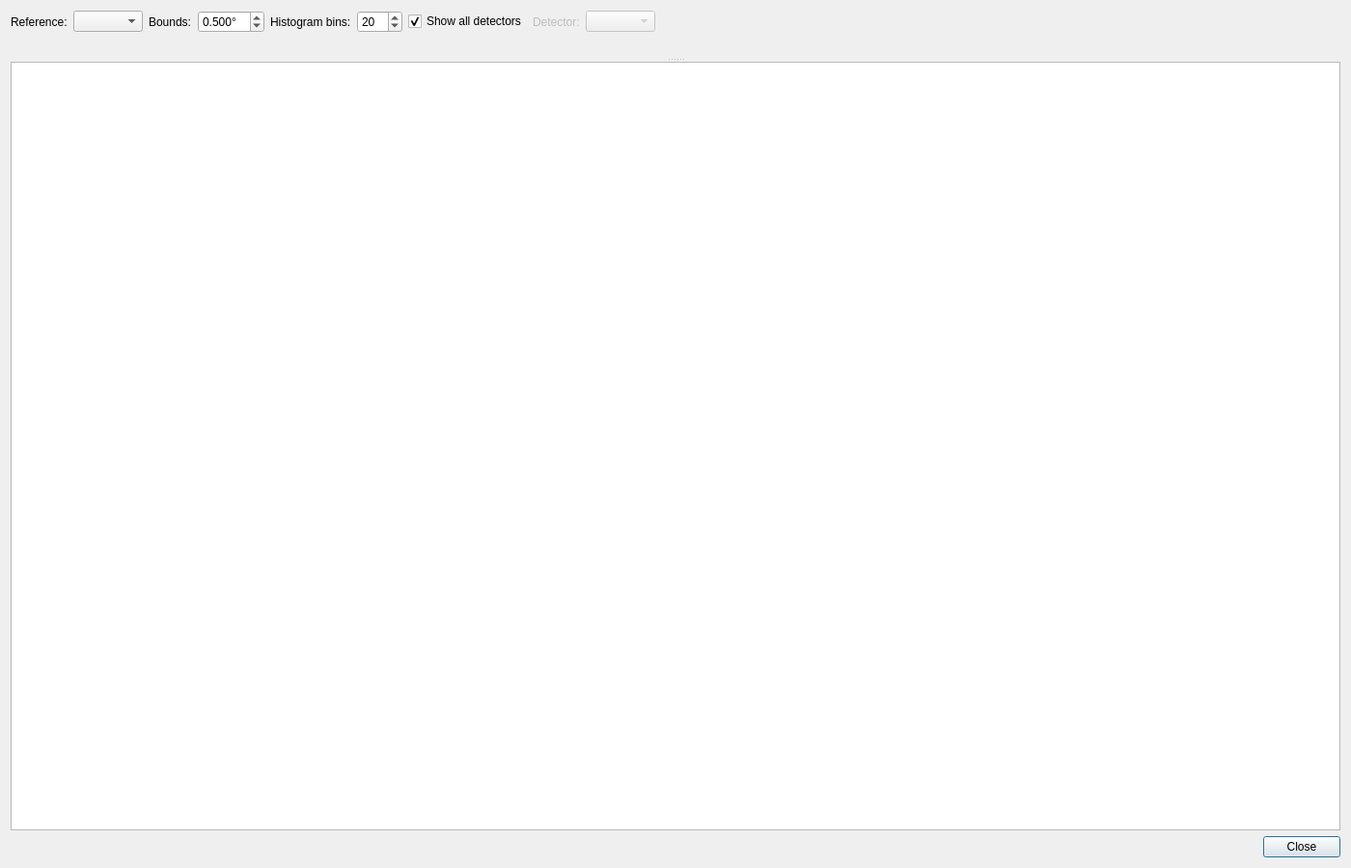
<?xml version="1.0" encoding="UTF-8"?>
<ui version="4.0">
 <class>fit_report_dialog</class>
 <widget class="QDialog" name="fit_report_dialog">
  <property name="geometry">
   <rect>
    <x>0</x>
    <y>0</y>
    <width>1400</width>
    <height>900</height>
   </rect>
  </property>
  <property name="minimumSize">
   <size>
    <width>800</width>
    <height>600</height>
   </size>
  </property>
  <property name="windowTitle">
   <string>Fit Report</string>
  </property>
  <layout class="QGridLayout" name="gridLayout">
   <item row="0" column="0">
    <widget class="QLabel" name="material_label">
     <property name="text">
      <string>Reference:</string>
     </property>
    </widget>
   </item>
   <item row="0" column="1">
    <widget class="QComboBox" name="material">
     <property name="toolTip">
      <string>&lt;html&gt;&lt;head/&gt;&lt;body&gt;&lt;p&gt;The 2θ that residuals are measured from.&lt;/p&gt;&lt;p&gt;&amp;quot;Fitted ring means&amp;quot; uses the Debye-Scherrer ring means from the calibration.&lt;/p&gt;&lt;p&gt;Choosing a material instead matches each ring to the allowed hkl of that material with the nearest 2θ, computed at the energy of the ring's x-ray source.&lt;/p&gt;&lt;/body&gt;&lt;/html&gt;</string>
     </property>
     <property name="sizeAdjustPolicy">
      <enum>QComboBox::AdjustToContents</enum>
     </property>
    </widget>
   </item>
   <item row="0" column="2">
    <widget class="QLabel" name="bounds_label">
     <property name="text">
      <string>Bounds:</string>
     </property>
    </widget>
   </item>
   <item row="0" column="3">
    <widget class="QDoubleSpinBox" name="bounds">
     <property name="toolTip">
      <string>The residual range (in degrees) shown in the histogram and in the residual vs η plot</string>
     </property>
     <property name="keyboardTracking">
      <bool>false</bool>
     </property>
     <property name="suffix">
      <string>°</string>
     </property>
     <property name="decimals">
      <number>3</number>
     </property>
     <property name="minimum">
      <double>0.001000000000000</double>
     </property>
     <property name="maximum">
      <double>10.000000000000000</double>
     </property>
     <property name="singleStep">
      <double>0.050000000000000</double>
     </property>
     <property name="value">
      <double>0.500000000000000</double>
     </property>
    </widget>
   </item>
   <item row="0" column="4">
    <widget class="QLabel" name="histogram_bins_label">
     <property name="text">
      <string>Histogram bins:</string>
     </property>
    </widget>
   </item>
   <item row="0" column="5">
    <widget class="QSpinBox" name="histogram_bins">
     <property name="keyboardTracking">
      <bool>false</bool>
     </property>
     <property name="minimum">
      <number>5</number>
     </property>
     <property name="maximum">
      <number>500</number>
     </property>
     <property name="value">
      <number>20</number>
     </property>
    </widget>
   </item>
   <item row="0" column="6">
    <widget class="QCheckBox" name="show_all_detectors">
     <property name="text">
      <string>Show all detectors</string>
     </property>
     <property name="checked">
      <bool>true</bool>
     </property>
    </widget>
   </item>
   <item row="0" column="7">
    <widget class="QLabel" name="detector_label">
     <property name="enabled">
      <bool>false</bool>
     </property>
     <property name="text">
      <string>Detector:</string>
     </property>
    </widget>
   </item>
   <item row="0" column="8">
    <widget class="QComboBox" name="detector">
     <property name="enabled">
      <bool>false</bool>
     </property>
     <property name="styleSheet">
      <string notr="true">combobox-popup: 0;</string>
     </property>
     <property name="sizeAdjustPolicy">
      <enum>QComboBox::AdjustToContents</enum>
     </property>
    </widget>
   </item>
   <item row="0" column="9">
    <spacer name="horizontal_spacer">
     <property name="orientation">
      <enum>Qt::Horizontal</enum>
     </property>
     <property name="sizeHint" stdset="0">
      <size>
       <width>40</width>
       <height>20</height>
      </size>
     </property>
    </spacer>
   </item>
   <item row="1" column="0" colspan="10">
    <widget class="QLabel" name="note">
     <property name="wordWrap">
      <bool>true</bool>
     </property>
    </widget>
   </item>
   <item row="2" column="0" colspan="10">
    <widget class="QSplitter" name="splitter">
     <property name="orientation">
      <enum>Qt::Vertical</enum>
     </property>
     <property name="childrenCollapsible">
      <bool>false</bool>
     </property>
     <widget class="QWidget" name="canvas_widget">
      <layout class="QVBoxLayout" name="canvas_layout">
       <property name="leftMargin">
        <number>0</number>
       </property>
       <property name="topMargin">
        <number>0</number>
       </property>
       <property name="rightMargin">
        <number>0</number>
       </property>
       <property name="bottomMargin">
        <number>0</number>
       </property>
      </layout>
     </widget>
     <widget class="QTableWidget" name="table">
      <property name="editTriggers">
       <set>QAbstractItemView::NoEditTriggers</set>
      </property>
      <property name="alternatingRowColors">
       <bool>true</bool>
      </property>
      <property name="selectionBehavior">
       <enum>QAbstractItemView::SelectRows</enum>
      </property>
      <attribute name="verticalHeaderVisible">
       <bool>false</bool>
      </attribute>
     </widget>
    </widget>
   </item>
   <item row="3" column="0" colspan="10">
    <widget class="QDialogButtonBox" name="button_box">
     <property name="standardButtons">
      <set>QDialogButtonBox::Close</set>
     </property>
    </widget>
   </item>
  </layout>
 </widget>
 <tabstops>
  <tabstop>material</tabstop>
  <tabstop>bounds</tabstop>
  <tabstop>histogram_bins</tabstop>
  <tabstop>show_all_detectors</tabstop>
  <tabstop>detector</tabstop>
  <tabstop>table</tabstop>
 </tabstops>
 <resources/>
 <connections>
  <connection>
   <sender>button_box</sender>
   <signal>rejected()</signal>
   <receiver>fit_report_dialog</receiver>
   <slot>reject()</slot>
   <hints>
    <hint type="sourcelabel">
     <x>700</x>
     <y>874</y>
    </hint>
    <hint type="destinationlabel">
     <x>700</x>
     <y>449</y>
    </hint>
   </hints>
  </connection>
 </connections>
</ui>
